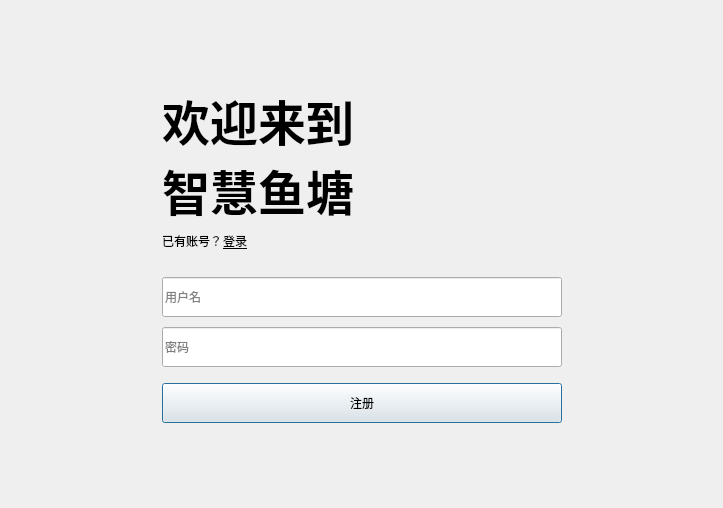
<?xml version="1.0" encoding="UTF-8"?>
<ui version="4.0">
 <class>Register</class>
 <widget class="QWidget" name="Register">
  <property name="geometry">
   <rect>
    <x>0</x>
    <y>0</y>
    <width>723</width>
    <height>508</height>
   </rect>
  </property>
  <property name="sizePolicy">
   <sizepolicy hsizetype="Preferred" vsizetype="Preferred">
    <horstretch>0</horstretch>
    <verstretch>0</verstretch>
   </sizepolicy>
  </property>
  <property name="windowTitle">
   <string>欢迎来到智慧鱼塘</string>
  </property>
  <layout class="QGridLayout" name="gridLayout">
   <item row="0" column="0">
    <layout class="QVBoxLayout" name="vert_base">
     <property name="leftMargin">
      <number>10</number>
     </property>
     <property name="topMargin">
      <number>10</number>
     </property>
     <property name="rightMargin">
      <number>10</number>
     </property>
     <property name="bottomMargin">
      <number>10</number>
     </property>
     <item>
      <spacer name="vert_space_up">
       <property name="orientation">
        <enum>Qt::Vertical</enum>
       </property>
       <property name="sizeHint" stdset="0">
        <size>
         <width>20</width>
         <height>40</height>
        </size>
       </property>
      </spacer>
     </item>
     <item>
      <layout class="QHBoxLayout" name="hori_base">
       <property name="leftMargin">
        <number>10</number>
       </property>
       <property name="topMargin">
        <number>10</number>
       </property>
       <property name="rightMargin">
        <number>10</number>
       </property>
       <property name="bottomMargin">
        <number>10</number>
       </property>
       <item>
        <spacer name="hori_space_left">
         <property name="orientation">
          <enum>Qt::Horizontal</enum>
         </property>
         <property name="sizeHint" stdset="0">
          <size>
           <width>40</width>
           <height>20</height>
          </size>
         </property>
        </spacer>
       </item>
       <item>
        <layout class="QVBoxLayout" name="central">
         <property name="leftMargin">
          <number>10</number>
         </property>
         <property name="topMargin">
          <number>10</number>
         </property>
         <property name="rightMargin">
          <number>10</number>
         </property>
         <property name="bottomMargin">
          <number>10</number>
         </property>
         <item>
          <widget class="QLabel" name="title">
           <property name="font">
            <font>
             <pointsize>36</pointsize>
             <weight>75</weight>
             <bold>true</bold>
            </font>
           </property>
           <property name="text">
            <string>欢迎来到
智慧鱼塘</string>
           </property>
          </widget>
         </item>
         <item>
          <layout class="QHBoxLayout" name="area_login">
           <property name="spacing">
            <number>0</number>
           </property>
           <item>
            <widget class="QLabel" name="title_register">
             <property name="text">
              <string>已有账号？</string>
             </property>
            </widget>
           </item>
           <item>
            <widget class="QPushButton" name="login">
             <property name="font">
              <font>
               <underline>true</underline>
              </font>
             </property>
             <property name="styleSheet">
              <string notr="true">margin: 0;</string>
             </property>
             <property name="text">
              <string>登录</string>
             </property>
             <property name="flat">
              <bool>true</bool>
             </property>
            </widget>
           </item>
           <item>
            <spacer name="space_right">
             <property name="orientation">
              <enum>Qt::Horizontal</enum>
             </property>
             <property name="sizeHint" stdset="0">
              <size>
               <width>40</width>
               <height>20</height>
              </size>
             </property>
            </spacer>
           </item>
          </layout>
         </item>
         <item>
          <spacer name="verticalSpacer_2">
           <property name="orientation">
            <enum>Qt::Vertical</enum>
           </property>
           <property name="sizeHint" stdset="0">
            <size>
             <width>20</width>
             <height>20</height>
            </size>
           </property>
          </spacer>
         </item>
         <item>
          <layout class="QVBoxLayout" name="area_register">
           <property name="spacing">
            <number>10</number>
           </property>
           <item>
            <widget class="QLineEdit" name="username">
             <property name="minimumSize">
              <size>
               <width>400</width>
               <height>40</height>
              </size>
             </property>
             <property name="maximumSize">
              <size>
               <width>400</width>
               <height>40</height>
              </size>
             </property>
             <property name="placeholderText">
              <string>用户名</string>
             </property>
             <property name="clearButtonEnabled">
              <bool>true</bool>
             </property>
            </widget>
           </item>
           <item>
            <widget class="QLineEdit" name="password">
             <property name="minimumSize">
              <size>
               <width>400</width>
               <height>40</height>
              </size>
             </property>
             <property name="maximumSize">
              <size>
               <width>400</width>
               <height>40</height>
              </size>
             </property>
             <property name="echoMode">
              <enum>QLineEdit::Password</enum>
             </property>
             <property name="placeholderText">
              <string>密码</string>
             </property>
             <property name="clearButtonEnabled">
              <bool>true</bool>
             </property>
            </widget>
           </item>
          </layout>
         </item>
         <item>
          <spacer name="verticalSpacer">
           <property name="orientation">
            <enum>Qt::Vertical</enum>
           </property>
           <property name="sizeHint" stdset="0">
            <size>
             <width>20</width>
             <height>10</height>
            </size>
           </property>
          </spacer>
         </item>
         <item>
          <widget class="QPushButton" name="reg">
           <property name="minimumSize">
            <size>
             <width>400</width>
             <height>40</height>
            </size>
           </property>
           <property name="maximumSize">
            <size>
             <width>400</width>
             <height>40</height>
            </size>
           </property>
           <property name="text">
            <string>注册</string>
           </property>
           <property name="shortcut">
            <string>Return</string>
           </property>
           <property name="default">
            <bool>true</bool>
           </property>
          </widget>
         </item>
        </layout>
       </item>
       <item>
        <spacer name="hori_space_right">
         <property name="orientation">
          <enum>Qt::Horizontal</enum>
         </property>
         <property name="sizeHint" stdset="0">
          <size>
           <width>40</width>
           <height>20</height>
          </size>
         </property>
        </spacer>
       </item>
      </layout>
     </item>
     <item>
      <spacer name="vert_space_down">
       <property name="orientation">
        <enum>Qt::Vertical</enum>
       </property>
       <property name="sizeHint" stdset="0">
        <size>
         <width>20</width>
         <height>40</height>
        </size>
       </property>
      </spacer>
     </item>
    </layout>
   </item>
  </layout>
 </widget>
 <resources/>
 <connections/>
</ui>
